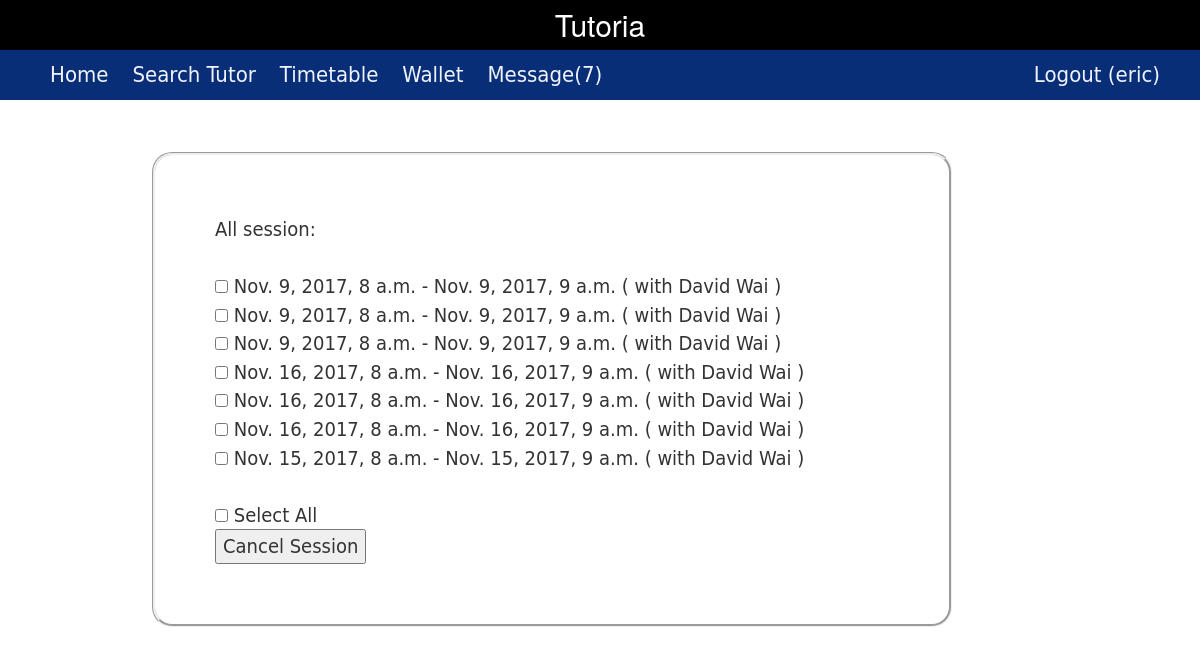
Page /timetable/ (signed in) on the earlier database version.
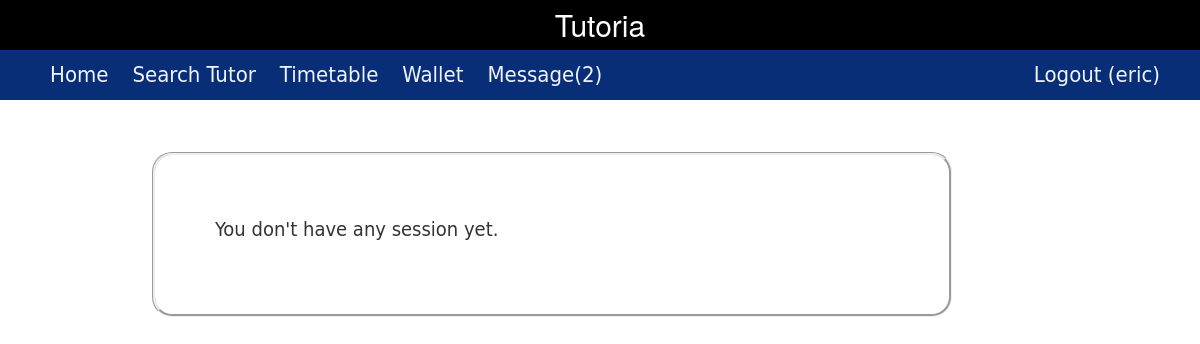
Same page on the later database version.
### core/models.py (models this page shows, shortened)
class Profile(models.Model):
    user = models.OneToOneField(User, on_delete=models.CASCADE)
    phone = models.CharField(max_length=20)
    user_type =  models.ForeignKey(UserType)
    wallet = models.OneToOneField(Wallet)
    @property
    def getUserFullName(self):
        user=self.user
        fname=""
        if user.first_name != None:
            fname += user.first_name
        if user.first_name != None and user.last_name != None:
            fname += " " + user.last_name
        elif user.last_name != None:
            fname += user.last_name
        return fname
    @property
    def hasNotification(self):
        return len(Notification.objects.filter(profile=self))>0
    @property
    def getNotificationNum(self):
        return len(Notification.objects.filter(profile=self))

class Session(models.Model):
    student = models.ForeignKey(Student, on_delete=models.CASCADE)
    tutor = models.ForeignKey(Tutor, on_delete=models.CASCADE)
    booking_date = models.DateTimeField()
    start_date = models.DateTimeField()
    end_date = models.DateTimeField()
    status = models.CharField(max_length=10,default="booked")

class Tutor(models.Model):
    profile = models.OneToOneField(Profile, on_delete=models.CASCADE)
    tutor_type =  models.ForeignKey(TutorType, blank=True, null=True )
    hourly_rate = models.IntegerField(blank=True,null=True)
    tag = models.ManyToManyField(Tag, blank=True)
    university = models.ForeignKey(University, blank=True,null=True)
    course = models.ManyToManyField(Course, blank=True)
    bio = models.CharField(max_length=500, blank=True,null=True)

### core/views.py (the view)
# urls.py: url(r'^timetable/$', views.viewTimetable, name='view_timetable'),
@login_required
def viewTimetable(request):
    if request.user.username =="admin":
        return HttpResponse("You logged in as admin.")
    user_profile = request.user.profile
    if(user_profile.user_type.user_type=="tutor"):
        s = Session.objects.filter(tutor=user_profile.tutor)
    elif(user_profile.user_type.user_type=="student"):
        s = Session.objects.filter(student=user_profile.student)
    else:
        s = Session.objects.filter( Q( tutor= user_profile.tutor) | Q(student=user_profile.student))
    context={'session_list': s}
    return render(request, 'timetable.html', context)

### core/templates/timetable.html (shortened to what this page needs)
{% extends 'base.html' %}
{% block content %}
   {% if session_list %}
        All session:<br/><br/>
        <form action="{% url 'cancel_session' %}" method="post">
            {% for s in session_list %}
                <input type="checkbox" name="session_id" value="{{s.id}}"/>{{s.booked_date}} {{s.start_date}} - {{s.end_date}} ( with {{s.tutor.profile.getUserFullName}} )<br/>
            {% endfor %}
            <br/><input type="checkbox" id="select_all" onclick="selectAll()"/> Select All<br/>
            <button type="submit" onclick="return confirmCancelSession()">Cancel Session</button>
        </form>
    {% else %}
        <p>You don't have any session yet.</p>
    {% endif %}
{% endblock %}

### core/templates/base.html (shortened to what this page needs)
{% load static %}
<!DOCTYPE html>
<html>
<head>
    <link rel="stylesheet" href="https://maxcdn.bootstrapcdn.com/bootstrap/3.3.7/css/bootstrap.min.css">
    <link rel="stylesheet" href="{% static 'css/base.css' %}">
</head>
<body>
    <div id="wrapper">
        <header>
            <div id="bar">
                Tutoria
            </div>
            <nav id="navigation">
                <ul>
                    <a href="{% url 'homepage' %}">
                        <li>Home</li>
                    </a>
                    {% if user.is_authenticated %}
                    <a href="{% url 'search_tutor' %}">
                        <li>Search Tutor</li>
                    </a>
                    <a href="{% url 'view_timetable' %}">
                        <li>Timetable</li>
                    </a>
                    <a href="{% url 'view_wallet' %}">
                        <li>Wallet</li>
                    </a>
                    <a href="{% url 'view_notification' %}">
                        {%if user.profile.hasNotification %}
                        <li>Message({{user.profile.getNotificationNum}})</li>
                        {% else %}
                        <li>Message</li>
                        {% endif %}
                    </a>
                    <a href="{% url 'logout' %}" id="logoutButton" class="pull-right">
                        <li>Logout ({{ user.username }}) </li>
                    </a>
                    {% endif %}
                </ul>
            </nav>
        </header>
        <div id="main">
            <article>
                <section class="box">
                    {% block content %} {% endblock %}
        </div>
    </div>
</body>
</html>

### core/static/css/base.css (style rules this page uses)
* { margin:0 auto; padding:0 auto; }
html,body { height:100%; }
#wrapper { min-height:100%; position:relative; }
a:link { text-decoration: none; }
#bar { display: block; height: 50px; line-height: 50px; background-color: black; color: white; text-align: center; font-size: 30px; }
nav#navigation { display:block; width: 100%; height:50px; background-color:rgb(7, 46, 119); z-index: 1; }
nav#navigation ul { box-sizing:border-box; list-style:none; height:50px; padding-bottom:5px; background-color:rgb(7, 46, 119); top:5px; }
nav#navigation ul li { box-sizing:border-box; font-family:"Gill Sans", "Gill Sans MT", "Myriad Pro", "DejaVu Sans Condensed", Helvetica, Arial, sans-serif; font-size:22px; font-weight:300; display:inline; border-radius:10px; color:rgb(241, 243, 255); position:relative; line-height:50px; padding-left:10px; padding-right:10px; }
#main { padding-top:50px; padding-bottom:50px; }
.box { font-size:20px; font-family:"Gill Sans", "Gill Sans MT", "Myriad Pro", "DejaVu Sans Condensed", Helvetica, Arial, sans-serif; box-sizing:border-box; width:800px; padding:60px; border:groove; border-radius:20px; margin:2px; position:relative; left:150px; }
#logoutButton, #logoutButton, #signupButton { padding-right: 30px; }

Differences in the rows shown:
removed Session: start_date "Nov. 9, 2017, 8 a.m.", end_date "Nov. 9, 2017, 9 a.m.", tutor.profile.getUserFullName "David Wai"
removed Session: start_date "Nov. 9, 2017, 8 a.m.", end_date "Nov. 9, 2017, 9 a.m.", tutor.profile.getUserFullName "David Wai"
removed Session: start_date "Nov. 9, 2017, 8 a.m.", end_date "Nov. 9, 2017, 9 a.m.", tutor.profile.getUserFullName "David Wai"
removed Session: start_date "Nov. 16, 2017, 8 a.m.", end_date "Nov. 16, 2017, 9 a.m.", tutor.profile.getUserFullName "David Wai"
removed Session: start_date "Nov. 16, 2017, 8 a.m.", end_date "Nov. 16, 2017, 9 a.m.", tutor.profile.getUserFullName "David Wai"
removed Session: start_date "Nov. 16, 2017, 8 a.m.", end_date "Nov. 16, 2017, 9 a.m.", tutor.profile.getUserFullName "David Wai"
removed Session: start_date "Nov. 15, 2017, 8 a.m.", end_date "Nov. 15, 2017, 9 a.m.", tutor.profile.getUserFullName "David Wai"
Other differences:
{{ user.profile.getNotificationNum }}: "7" → "2"
form field value: "☐" → (not shown)
text no longer shown: "All session: Select All Cancel Session"
text now shown: "You don't have any session yet."
